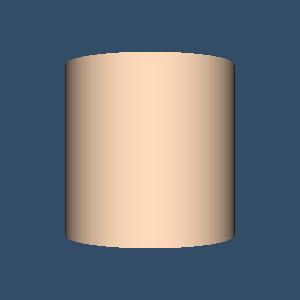

Here is the Python script that generated this plot:
#!/usr/bin/env python

# Render a cylinder using vtkCylinderSource with a tomato back-face.

# Factory overrides: importing these modules registers the OpenGL rendering
# and interaction style implementations for vtkRenderingCore factory classes.
import vtkmodules.vtkInteractionStyle  # noqa: F401
import vtkmodules.vtkRenderingOpenGL2  # noqa: F401
# VTK pipeline classes used in this example
from vtkmodules.vtkFiltersSources import vtkCylinderSource
from vtkmodules.vtkRenderingCore import (
    vtkActor,
    vtkPolyDataMapper,
    vtkProperty,
    vtkRenderWindow,
    vtkRenderWindowInteractor,
    vtkRenderer,
)

# Colors (normalized RGB)
peach_puff_rgb = (1.0, 0.855, 0.725)
tomato_rgb = (1.0, 0.388, 0.278)
background_rgb = (0.200, 0.302, 0.400)

# Source: generate cylinder polygon data
source = vtkCylinderSource()
source.SetResolution(51)

# Mapper: map polygon data to graphics primitives
mapper = vtkPolyDataMapper()
mapper.SetInputConnection(source.GetOutputPort())

# Actor: assign the mapped geometry with a tomato back-face
back_property = vtkProperty()
back_property.SetColor(tomato_rgb)
actor = vtkActor()
actor.SetMapper(mapper)
actor.GetProperty().SetColor(peach_puff_rgb)
actor.SetBackfaceProperty(back_property)

# Renderer: assemble the scene and configure the camera
renderer = vtkRenderer()
renderer.AddActor(actor)
renderer.SetBackground(background_rgb)

# Window: display the rendered scene
render_window = vtkRenderWindow()
render_window.AddRenderer(renderer)
render_window.SetWindowName("source object cylinder")
render_window.SetMultiSamples(0)
render_window.SetSize(300, 300)

# Interactor: handle mouse and keyboard events
render_window_interactor = vtkRenderWindowInteractor()
render_window_interactor.SetRenderWindow(render_window)

# Scene: configure the camera
renderer.ResetCamera()

render_window_interactor.Initialize()
render_window_interactor.Start()
